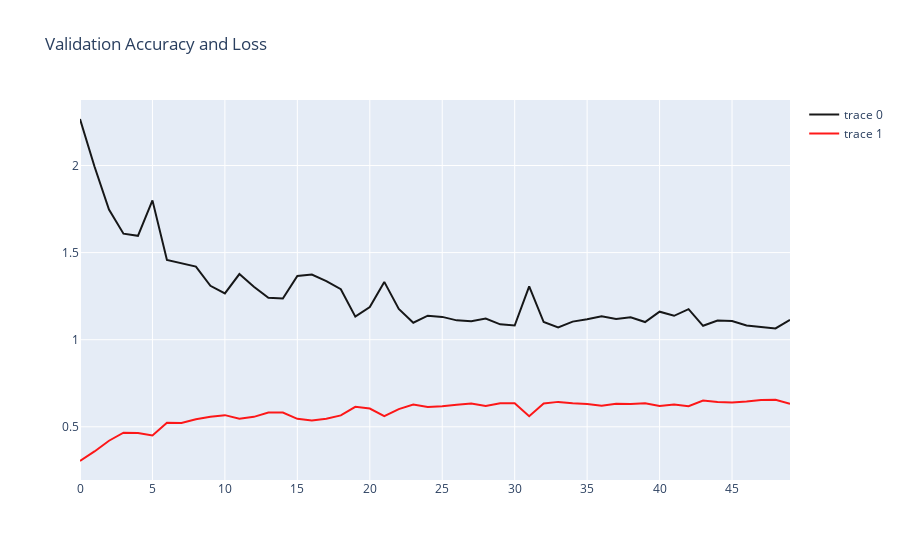

Notebook cell for this chart:
### Code cell
x_ = np.array(range(len(history.history['val_loss'])))# get validation loss values from the history
trace1 = go.Scatter(
        x = x_,
        y = history.history['val_loss'], # get validation loss values from the history
        mode = "lines",
        marker = dict(color = "rgba(0,0,0,0.9)"),
        text = "Validation Loss"
)
trace2 = go.Scatter(
        x = x_,
        y = history.history['val_accuracy'],# get validation accuracy values from the history
        mode = "lines",
        marker = dict(color = "rgba(255,0,0,0.9)"),
        text = "Validation Accuracy"
)
data = [trace1,trace2]
layout = dict(title = "Validation Accuracy and Loss")
fig = dict(data = data,layout=layout)
iplot(fig)

### Figure 1 — Plotly figure (JSON) as saved in the notebook; plotly's stock layout.template omitted (floating-point values rounded to 4 significant figures)
{"data": [{"marker": {"color": "rgba(0,0,0,0.9)"}, "mode": "lines", "text": "Validation Loss", "type": "scatter", "x": [0, 1, 2, 3, 4, 5, 6, 7, 8, 9, 10, 11, 12, 13, 14, 15, 16, 17, 18, 19, 20, 21, 22, 23, 24, 25, 26, 27, 28, 29, 30, 31, 32, 33, 34, 35, 36, 37, 38, 39, 40, 41, 42, 43, 44, 45, 46, 47, 48, 49], "y": [2.267, 1.994, 1.747, 1.609, 1.597, 1.8, 1.458, 1.439, 1.419, 1.31, 1.265, 1.377, 1.304, 1.24, 1.236, 1.366, 1.374, 1.336, 1.29, 1.133, 1.188, 1.332, 1.177, 1.097, 1.138, 1.131, 1.111, 1.106, 1.121, 1.088, 1.081, 1.306, 1.102, 1.071, 1.104, 1.118, 1.135, 1.119, 1.129, 1.101, 1.161, 1.137, 1.176, 1.08, 1.11, 1.107, 1.081, 1.073, 1.065, 1.114]}, {"marker": {"color": "rgba(255,0,0,0.9)"}, "mode": "lines", "text": "Validation Accuracy", "type": "scatter", "x": [0, 1, 2, 3, 4, 5, 6, 7, 8, 9, 10, 11, 12, 13, 14, 15, 16, 17, 18, 19, 20, 21, 22, 23, 24, 25, 26, 27, 28, 29, 30, 31, 32, 33, 34, 35, 36, 37, 38, 39, 40, 41, 42, 43, 44, 45, 46, 47, 48, 49], "y": [0.3037, 0.3586, 0.42, 0.4662, 0.4648, 0.45, 0.5229, 0.5217, 0.5427, 0.5573, 0.5669, 0.5466, 0.5571, 0.5824, 0.5815, 0.5459, 0.5364, 0.5466, 0.5653, 0.6144, 0.6051, 0.5608, 0.6015, 0.6279, 0.6143, 0.6178, 0.6263, 0.6337, 0.619, 0.6346, 0.6356, 0.5608, 0.6337, 0.6431, 0.6356, 0.6303, 0.6205, 0.6319, 0.6306, 0.6351, 0.6189, 0.6279, 0.618, 0.6509, 0.6429, 0.6398, 0.6453, 0.6542, 0.6555, 0.6315]}], "layout": {"title": {"text": "Validation Accuracy and Loss"}}}
